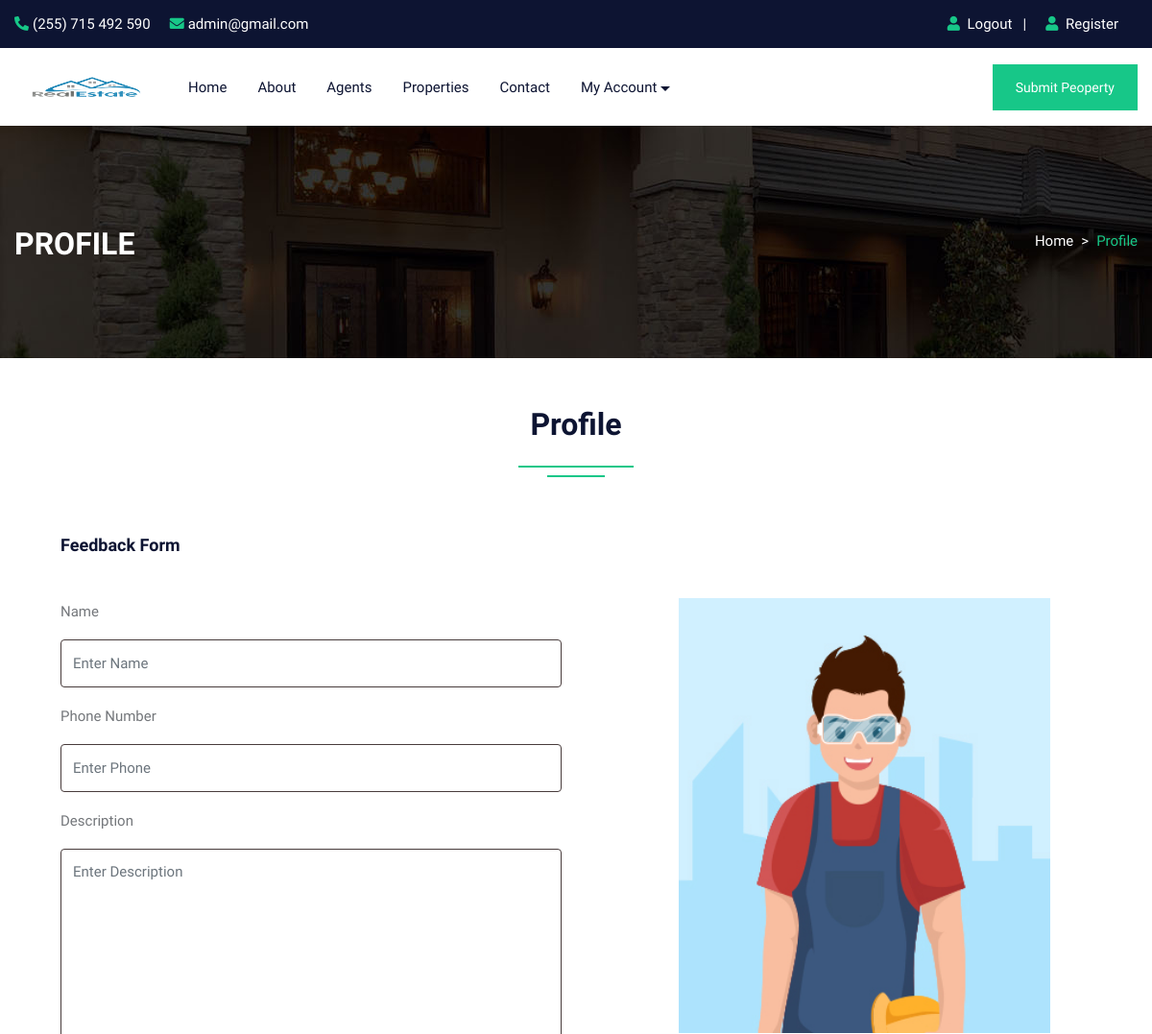
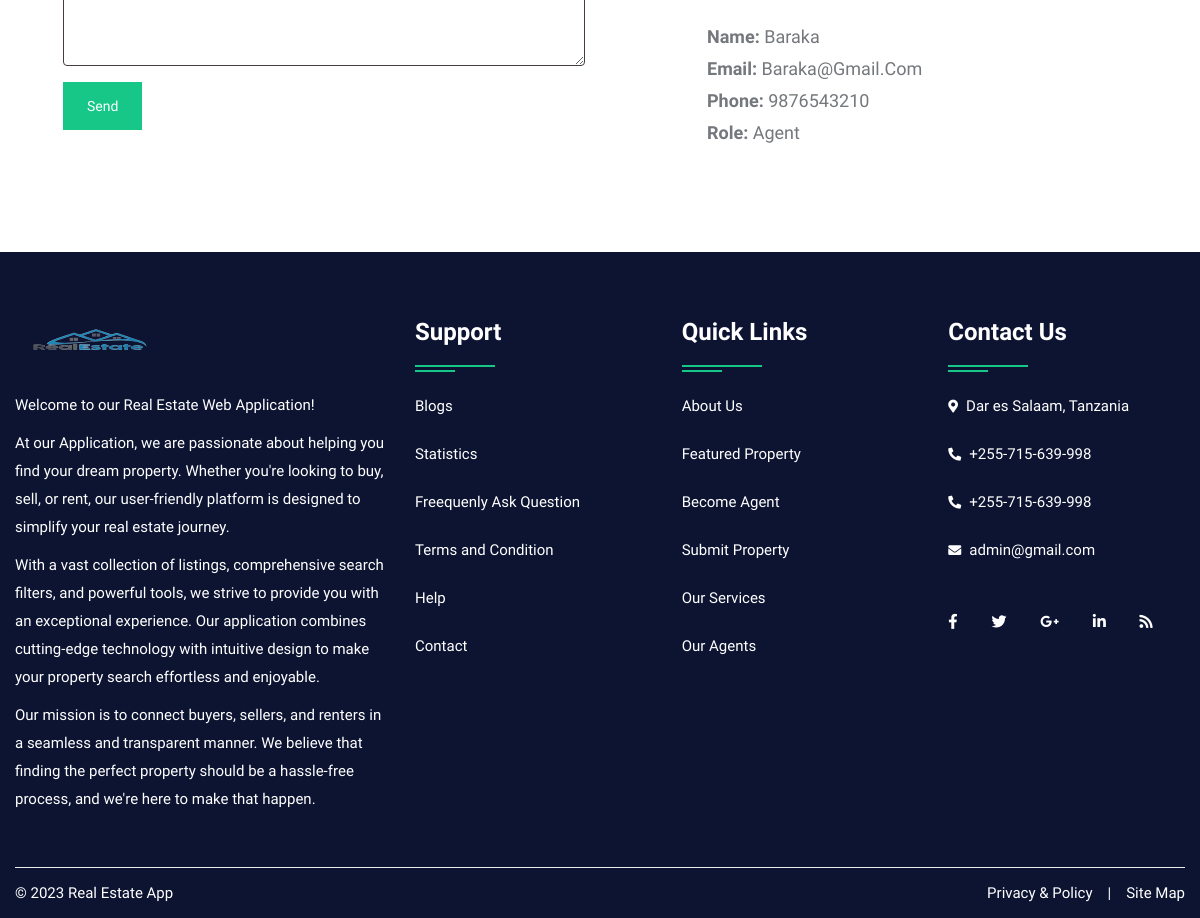
The app's page /Agent/profile.php (signed in) with its own data (2 pictures, top to bottom).
### tables this page shows
CREATE TABLE `user` (
  `uid` int(50) NOT NULL,
  `uname` varchar(100) NOT NULL,
  `uemail` varchar(100) NOT NULL,
  `uphone` varchar(20) NOT NULL,
  `upass` varchar(50) NOT NULL,
  `utype` varchar(50) NOT NULL,
  `uimage` varchar(300) NOT NULL
);

### Agent/profile.php (the view, shortened to what this page needs)
<!DOCTYPE html>
<html lang="en">
<head>
<link rel="stylesheet" type="text/css" href="css/bootstrap.min.css">
<link rel="stylesheet" type="text/css" href="css/bootstrap-slider.css">
<link rel="stylesheet" type="text/css" href="css/jquery-ui.css">
<link rel="stylesheet" type="text/css" href="css/layerslider.css">
<link rel="stylesheet" type="text/css" href="css/color.css">
<link rel="stylesheet" type="text/css" href="css/owl.carousel.min.css">
<link rel="stylesheet" type="text/css" href="css/font-awesome.min.css">
<link rel="stylesheet" type="text/css" href="fonts/flaticon/flaticon.css">
<link rel="stylesheet" type="text/css" href="css/style.css">
<link rel="stylesheet" type="text/css" href="css/login.css">
</head>
<body>
<div id="page-wrapper">
    <div class="row">
		<?php include("include/header.php");?>
        <div class="banner-full-row page-banner" style="background-image:url('images/breadcromb.jpg');">
            <div class="container">
                <div class="row">
                    <div class="col-md-6">
                        <h2 class="page-name float-left text-white text-uppercase mt-1 mb-0"><b>Profile</b></h2>
                    </div>
                    <div class="col-md-6">
                        <nav aria-label="breadcrumb" class="float-left float-md-right">
                            <ol class="breadcrumb bg-transparent m-0 p-0">
                                <li class="breadcrumb-item text-white"><a href="#">Home</a></li>
                                <li class="breadcrumb-item active">Profile</li>
                            </ol>
                        </nav>
                    </div>
                </div>
            </div>
        </div>
        <div class="full-row">
            <div class="container">
                    <div class="row">
						<div class="col-lg-12">
							<h2 class="text-secondary double-down-line text-center">Profile</h2>
                        </div>
					</div>
                <div class="dashboard-personal-info p-5 bg-white">
                    <form action="#" method="post">
                        <h5 class="text-secondary border-bottom-on-white pb-3 mb-4">Feedback Form</h5>
                        <div class="row">
                            <div class="col-lg-6 col-md-12">
                                <div class="form-group">
                                    <label for="user-id">Name</label>
                                    <input type="text" name="name" class="form-control" placeholder="Enter Name">
                                </div>
                                <div class="form-group">
                                    <label for="phone">Phone Number</label>
                                    <input type="text" name="phone"  class="form-control" placeholder="Enter Phone" maxlength="10">
                                </div>
                                <div class="form-group">
                                    <label for="about-me">Description</label>
                                    <textarea class="form-control" name="content" rows="7" placeholder="Enter Description"></textarea>
                                </div>
                                <input type="submit" class="btn btn-primary mb-4" name="insert" value="Send">
                            </div>
							</form>
                            <div class="col-lg-1"></div>
                            <div class="col-lg-5 col-md-12">
								<?php
									$uid=$_SESSION['uid'];
									$query=mysqli_query($con,"SELECT * FROM `user` WHERE uid='$uid'");
									while($row=mysqli_fetch_array($query))
									{
								?>
                                <div class="user-info mt-md-50"> <img src="images/user/<?php echo $row['6'];?>" alt="userimage">
                                    <div class="font-18">
                                        <div class="mb-1 text-capitalize"><b>Name:</b> <?php echo $row['1'];?></div>
                                        <div class="mb-1 text-capitalize"><b>Email:</b> <?php echo $row['2'];?></div>
                                        <div class="mb-1 text-capitalize"><b>Phone:</b> <?php echo $row['3'];?></div>
										<div class="mb-1 text-capitalize"><b>Role:</b> <?php echo $row['5'];?></div>
                                    </div>
									<?php } ?>
                                </div>
                            </div>
                        </div>
                </div>
            </div>
        </div>
		<?php include("include/footer.php");?>
    </div>
</body>
</html>

### Agent/css/color.css (style rules this page uses)
:root { --theme-ordinary-color: #74777b; }
:root { --theme-primary-color: #17c788; }
:root { --theme-secondary-color: #0d1432; }
:root { --theme-white-color: #fff; }
:root { --theme-light-color: #f8f8f8; }
:root { --theme-gray-color: #f5f5f5; }
:root { --theme-footer-color: #091b4b; }
:root { --theme-dark-color: #091b4b; }
:root { --text-light-color: #a3a7af; }
:root { --theme-primary-opacity-color: rgba(11, 191, 141, .8); }
:root { --theme-secondary-opacity-color: rgba(13,20,50,0.7); }
:root { --theme-white-opacity-color: rgba(255, 255, 255, 0.3); }
:root { --theme-dark-opacity-color: rgba(0, 0, 0, 0.5); }
:root { --theme-ordinary-font: 'Muli', sans-serif; }
:root { --theme-highlight-font: 'Comfortaa', cursive; }

### records on screen
user: uimage (picture), uname "Baraka", uemail "Baraka@gmail.com", uphone "9876543210", utype "Agent"
